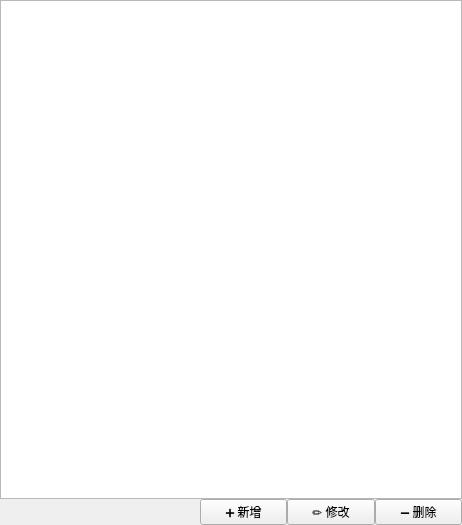
<?xml version="1.0" encoding="UTF-8"?>
<ui version="4.0">
 <class>VEAlarmlimitset</class>
 <widget class="QWidget" name="VEAlarmlimitset">
  <property name="geometry">
   <rect>
    <x>0</x>
    <y>0</y>
    <width>462</width>
    <height>525</height>
   </rect>
  </property>
  <property name="windowTitle">
   <string>Form</string>
  </property>
  <layout class="QVBoxLayout" name="verticalLayout">
   <property name="spacing">
    <number>0</number>
   </property>
   <property name="leftMargin">
    <number>0</number>
   </property>
   <property name="topMargin">
    <number>0</number>
   </property>
   <property name="rightMargin">
    <number>0</number>
   </property>
   <property name="bottomMargin">
    <number>0</number>
   </property>
   <item>
    <widget class="QTableView" name="tv"/>
   </item>
   <item>
    <layout class="QHBoxLayout" name="horizontalLayout_2">
     <property name="leftMargin">
      <number>200</number>
     </property>
     <item>
      <widget class="QPushButton" name="btn_add">
       <property name="text">
        <string>➕ 新增</string>
       </property>
      </widget>
     </item>
     <item>
      <widget class="QPushButton" name="btn_update">
       <property name="text">
        <string>✏️ 修改</string>
       </property>
      </widget>
     </item>
     <item>
      <widget class="QPushButton" name="btn_del">
       <property name="text">
        <string>➖ 删除</string>
       </property>
      </widget>
     </item>
    </layout>
   </item>
  </layout>
 </widget>
 <resources/>
 <connections/>
</ui>
